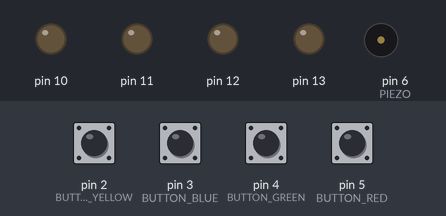
Recording of a sketch running on a simulated Arduino Uno, built with avr-gcc and run on an emulated ATmega328P. On the bench: output pins drawn as LEDs (lit = HIGH), buzzer (waves = sounding). The test bench sets the inputs (shaded band); at power-on: pin 2 (BUTTON_YELLOW), pin 3 (BUTTON_BLUE), pin 4 (BUTTON_GREEN), pin 5 (BUTTON_RED) HIGH. Random numbers use the default seed unless the sketch sets one.

Above: at 7.4 s.
7.5 s: pin 2 (BUTTON_YELLOW) pulled LOW for 0.2 s
At 8.1 s:
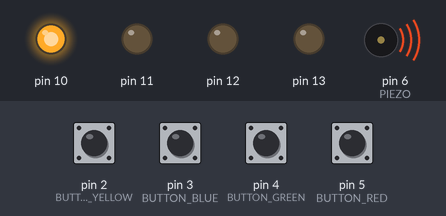
At 9.8 s:
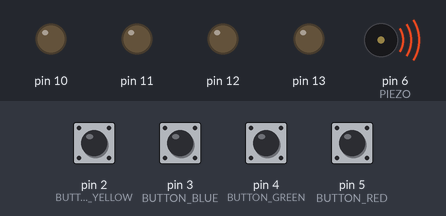
Timing chart, 0 to 20.1 s (numbered marks = the images above; inputs shaded):
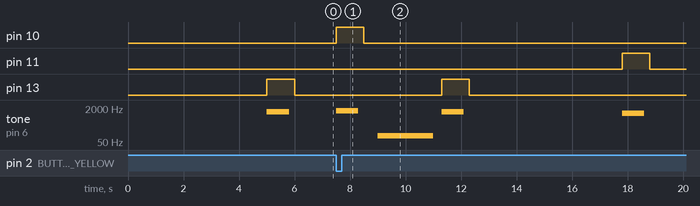

The sketch:

Memory_game.ino
```cpp
/*
 * Sezme.
 *
 * A game for the Arduino Uno that tests your memory.
 *
 * Sezme is a memory game in which the Arduino generates a series
 * of random LED flashes. The player must then press the buttons and
 * repeat the sequence of flashes in the correct order. If the player
 * guesses incorrectly a buzzer sounds, the correct sequence is shown
 * and the game starts again. If the player guesses correctly, the
 * difficulty level goes up.
 *
 * The buttons are connected to digital pins 2 through 5 via
 * a 10K Ohm pull-down resistor.
 *
 * The LEDs (yellow, blue, green & red) positive legs are connected to
 * pins 9 through 13. The negative legs are connected to GND via a 220 Ohm resistor.
 *
 * Button connected to pin 2 controls the yellow LED
 * Button connected to pin 3 controls the blue LED
 * Button connected to pin 4 controls the green LED
 * Button connected to pin 5 controls the red LED
 *
 *
 * Author: Mario Gianota December 2019
 */
const int LED_YELLOW  = 10; // Yellow LED pin
const int LED_BLUE    = 11; // Blue LED pin
const int LED_GREEN   = 12; // Green LED pin
const int LED_RED     = 13; // Red LED pin

const int BUTTON_YELLOW = 2;  // Yellow button input pin
const int BUTTON_BLUE   = 3;  // Blue button input pin
const int BUTTON_GREEN  = 4;  // Green button input pin
const int BUTTON_RED    = 5;  // Red button input pin

const int PIEZO         = 6;  // The pin the piezo is connected to

const int STATE_START_GAME        = 0;  // Initial state
const int STATE_PICK_RND_SEQUENCE = 1;  // Pick a random sequence of LEDs
const int STATE_SHOW_RND_SEQUENCE = 2;  // Show the randomly selected sequence of LED flashes
const int STATE_READ_PLAYER_GUESS = 3;  // Read the player's guess
const int STATE_VERIFY_GUESS      = 4;  // Check the guess against the random sequence
const int STATE_GUESS_CORRECT     = 5;  // Player guessed correctly
const int STATE_GUESS_INCORRECT   = 6;  // Player guessed incorrectly

const int MAX_DIFFICULTY_LEVEL    = 9;  // Maximum difficulty level (LED flash sequence length)

// Array used to store the generated random sequence
int randomSequence[MAX_DIFFICULTY_LEVEL];

// Array used to store the player's guess
int playerGuess[MAX_DIFFICULTY_LEVEL];
// A counter to record the number of button presses made by the player
int numButtonPresses;

// The current state the game is in
int currentState;
int nextState;

// The difficulty level (1..MAX_DIFFICULTY_LEVEL)
// (Do not set to zero!)
int difficultyLevel;

void setup() {
  // Initialise input buttons
  for(int i=BUTTON_YELLOW; i<=BUTTON_RED; i++) {
    pinMode(i, INPUT_PULLUP);
  }
  // Initialise LEDs
  for(int i=LED_YELLOW; i<=LED_RED; i++) {
    pinMode(i, OUTPUT);
    digitalWrite(i, LOW);
  }
  // Set initial difficulty level to 1 random flash && put game in start state
  difficultyLevel = 1;
  currentState = STATE_START_GAME;
  nextState = currentState;
  numButtonPresses = 0;
}

void loop() {

  // Run the state machine controlling the game's states
  switch( currentState ) {
    case STATE_START_GAME:
      delay(5000); // Give player time to get ready
      nextState = STATE_PICK_RND_SEQUENCE;
      break;
    case STATE_PICK_RND_SEQUENCE:
      generateRndSequence();
      nextState = STATE_SHOW_RND_SEQUENCE;
      break;
    case STATE_SHOW_RND_SEQUENCE:
      showRndSequence();  // Display the rnd sequence to the player
      nextState = STATE_READ_PLAYER_GUESS;
      break;
    case STATE_READ_PLAYER_GUESS:
      readPlayerGuess();  // Poll buttons and record each button press
      // If all inputs have been made then verify the guess
      if( numButtonPresses >= difficultyLevel ) {
        numButtonPresses = 0;
        nextState = STATE_VERIFY_GUESS;
      }
      break;
    case STATE_VERIFY_GUESS:
      // Check player's guess against the generated random sequence
      if( verifyGuess() ) {
        nextState = STATE_GUESS_CORRECT;
      } else {
        nextState = STATE_GUESS_INCORRECT;
      }
      break;
    case STATE_GUESS_CORRECT:
      // Player was right. Increase difficulty level and goto start game
      soundCorrectGuess();
      difficultyLevel++;
      if( difficultyLevel > MAX_DIFFICULTY_LEVEL )
        difficultyLevel = MAX_DIFFICULTY_LEVEL;
      nextState = STATE_START_GAME;
      break;
    case STATE_GUESS_INCORRECT:
      // Player was wrong. Sound buzzer, show correct sequence, set difficulty level to 1 and re-start game
      soundBuzzer();
      showRndSequence();
      difficultyLevel = 1;
      nextState = STATE_START_GAME;
      break;
  }
  currentState = nextState;
}


// Generate a random sequence of LED pin numbers
void generateRndSequence() {
  for(int i=0; i<difficultyLevel; i++) {
    randomSequence[i] = rndLEDPin();
  }
}

// Show random sequence
void showRndSequence() {
  for(int i=0; i<difficultyLevel; i++) {
    flashLED(randomSequence[i], true);
  }
}

// Read a button press representing a guess from player
void readPlayerGuess() {
  if( digitalRead(BUTTON_YELLOW) == LOW ) {
    playerGuess[numButtonPresses] = LED_YELLOW;
    numButtonPresses++;
    flashLED(LED_YELLOW, true);
    blockUntilRelease(BUTTON_YELLOW);
  } else if( digitalRead(BUTTON_BLUE) == LOW ) {
    playerGuess[numButtonPresses] = LED_BLUE;
    numButtonPresses++;
    flashLED(LED_BLUE, true);
    blockUntilRelease(BUTTON_BLUE);
  }else if( digitalRead(BUTTON_GREEN) == LOW ) {
    playerGuess[numButtonPresses] = LED_GREEN;
    numButtonPresses++;
    flashLED(LED_GREEN, true);
    blockUntilRelease(BUTTON_GREEN);
  }else if( digitalRead(BUTTON_RED) == LOW ) {
    playerGuess[numButtonPresses] = LED_RED;
    numButtonPresses++;
    flashLED(LED_RED, true);
    blockUntilRelease(BUTTON_RED);

  }
}

void blockUntilRelease(int buttonNumber) {
  while( digitalRead(buttonNumber) == LOW )
    ;
}
// Compare the guess with the random sequence and return true if identical
bool verifyGuess() {
  bool identical = true;
  for(int i=0; i<difficultyLevel; i++) {
    if( playerGuess[i] != randomSequence[i] ) {
      identical = false;
      break;
    }
  }
  return identical;
}

// Sound the buzzer for incorrect guess
void soundBuzzer() {
  tone(PIEZO, 100, 2000);
  delay(2300);
}

void soundCorrectGuess() {
  tone(PIEZO, 700, 100);
  delay(100);
  tone(PIEZO, 800, 100);
  delay(100);
  tone(PIEZO, 900, 100);
  delay(100);
  tone(PIEZO, 1000, 100);
  delay(100);
  tone(PIEZO, 1100, 100);
  delay(100);
  tone(PIEZO, 1200, 100);
  delay(100);
}
// Flash the LED on the given pin
void flashLED(int ledPinNum, bool playSound) {
  digitalWrite(ledPinNum, HIGH);
  if( playSound )
    playSoundForLED(ledPinNum);
  delay(1000);
  digitalWrite(ledPinNum, LOW);
  delay(500);
}

void playSoundForLED(int ledPinNum) {
  int pitch = 0;
  switch(ledPinNum) {
    case LED_YELLOW: pitch = 1480; break;
    case LED_BLUE: pitch = 1109; break;
    case LED_GREEN: pitch = 1175; break;
    case LED_RED: pitch = 1319; break;
  }
  tone(PIEZO, pitch, 800);
}
// Get a random LED pin number
int rndLEDPin() {
  return random(LED_YELLOW, LED_RED + 1);
}
```

Measured:
- after the input at 7.5 s, pin 10: LOW → HIGH at once, → LOW 1.0 s later; pin 11: LOW → HIGH after 10.3 s, → LOW 1.0 s later; pin 13: LOW → HIGH after 3.8 s, → LOW 1.0 s later; tone on pin 6 (PIEZO): plays 1480 Hz for 0.80 s, 100 Hz for 2.0 s, 1319 Hz for 0.80 s, 1109 Hz for 0.80 s, starting at once
